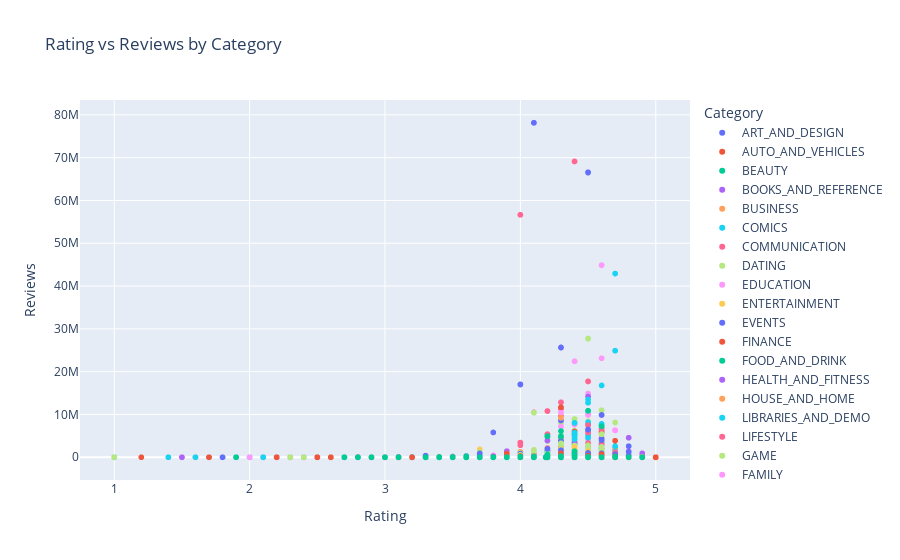

The notebook cell this image was saved under:
### Code cell
px.scatter(df, x='Rating', y='Reviews', color='Category', title='Rating vs Reviews by Category')

### Figure 1 — Plotly figure (JSON) as saved in the notebook; plotly's stock layout.template omitted (floating-point values rounded to 4 significant figures; data arrays with more than 128 entries replaced by an {"elided": "..."} marker saying what was removed)
{"data": [{"hovertemplate": "Category=ART_AND_DESIGN<br>Rating=%{x}<br>Reviews=%{y}<extra></extra>", "legendgroup": "ART_AND_DESIGN", "marker": {"color": "#636efa", "symbol": "circle"}, "mode": "markers", "name": "ART_AND_DESIGN", "showlegend": true, "type": "scattergl", "x": [4.1, 3.9, 4.7, 4.5, 4.3, 4.4, 3.8, 4.1, 4.4, 4.7, 4.4, 4.4, 4.2, 4.6, 4.4, 3.2, 4.7, 4.5, 4.3, 4.6, 4.0, 4.1, 4.7, 4.188, 4.7, 4.8, 4.7, 4.1, 3.9, 4.1, 4.2, 4.1, 4.5, 4.2, 4.7, 3.8, 4.7, 4.1, 4.7, 4.0, 4.2, 4.5, 4.4, 3.8, 4.2, 4.7, 4.6, 4.2, 4.3, 4.8, 4.4, 4.4, 4.7, 4.7, 4.8, 4.7, 3.4, 4.8, 4.0, 4.8, 4.188, 4.2, 4.3, 4.188, 5.0], "xaxis": "x", "y": [159, 967, 87510, 215644, 967, 167, 178, 36815, 13791, 121, 13880, 8788, 44829, 4326, 1518, 55, 3632, 27, 194216, 224399, 450, 654, 7699, 61, 118, 192, 20260, 203, 136, 223, 1120, 227, 5035, 1015, 353, 564, 8145, 36639, 158, 591, 117, 176, 295221, 2206, 26, 174531, 1070, 85, 845, 253, 13, 295237, 5754, 801, 1216, 149, 486, 48, 18, 41, 7, 175, 132, 0, 1], "yaxis": "y"}, {"hovertemplate": "Category=AUTO_AND_VEHICLES<br>Rating=%{x}<br>Reviews=%{y}<extra></extra>", "legendgroup": "AUTO_AND_VEHICLES", "marker": {"color": "#EF553B", "symbol": "circle"}, "mode": "markers", "name": "AUTO_AND_VEHICLES", "showlegend": true, "type": "scattergl", "x": [4.2, 4.0, 3.8, 4.6, 3.9, 4.3, 4.9, 4.4, 4.2, 4.0, 3.9, 4.6, 4.9, 4.3, 4.6, 4.9, 3.9, 4.0, 4.3, 3.9, 4.2, 4.8, 3.6, 4.2, 4.8, 4.8, 4.6, 4.5, 4.3, 4.5, 4.9, 3.9, 4.4, 4.0, 4.3, 3.7, 4.4, 4.3, 3.2, 4.6, 4.6, 4.5, 3.7, 4.6, 4.6, 4.6, 4.0, 4.4, 4.0, 4.9, 4.6, 4.5, 4.0, 4.188, 4.4, 4.188, 4.188, 4.188, 4.3, 4.8, 4.188, 4.5, 4.8, 4.2, 3.5, 4.188, 4.2, 4.0, 2.6, 4.188, 4.2, 4.4, 4.0, 3.5, 4.188, 3.2, 4.188, 3.0, 4.188, 3.1, 2.1, 3.9, 4.6, 4.188, 4.188], "xaxis": "x", "y": [367, 1598, 284, 17057, 129, 542, 10479, 805, 129, 1403, 3971, 534, 7774, 38846, 2431, 6090, 295, 190, 40211, 356, 52530, 116986, 1379, 271920, 736, 7021, 197, 737, 3574, 994, 197136, 142, 15168, 2155, 138, 5414, 21777, 348, 250, 13372, 7880, 3617, 4806, 65786, 31433, 5097, 1754, 2680, 1288, 73, 4140, 189, 1981, 2, 64, 0, 5, 0, 47, 4, 1, 276, 27, 29, 2, 21, 25, 5, 5, 1, 12, 186648, 4, 12, 0, 46, 1, 9, 0, 14, 83, 22, 107, 1, 4], "yaxis": "y"}, {"hovertemplate": "Category=BEAUTY<br>Rating=%{x}<br>Reviews=%{y}<extra></extra>", "legendgroup": "BEAUTY", "marker": {"color": "#00cc96", "symbol": "circle"}, "mode": "markers", "name": "BEAUTY", "showlegend": true, "type": "scattergl", "x": [4.7, 4.9, 4.7, 3.9, 3.9, 4.2, 4.6, 4.3, 4.7, 4.7, 4.8, 4.2, 4.3, 4.5, 4.1, 4.188, 4.2, 4.5, 4.4, 4.0, 4.1, 4.1, 4.4, 4.6, 4.5, 4.188, 3.9, 4.4, 4.188, 4.6, 3.8, 4.188, 4.188, 4.0, 4.3, 4.5, 4.188, 4.1, 3.7, 4.7, 4.2, 3.1, 4.188, 4.0, 4.188, 4.0, 4.188, 4.5, 4.188, 4.188, 4.0, 4.7, 3.9], "xaxis": "x", "y": [18900, 49790, 1150, 1739, 32090, 2225, 4369, 8572, 964, 42050, 104, 17934, 601, 36, 187, 182, 30, 134, 74, 113715, 3595, 9315, 75, 38, 26834, 119, 2277, 2280, 654, 184, 9, 77, 35, 364, 18, 473, 30, 66, 3871, 257, 62, 40, 0, 2, 1, 2, 1, 45452, 0, 8, 1, 900, 4354], "yaxis": "y"}, {"hovertemplate": "Category=BOOKS_AND_REFERENCE<br>Rating=%{x}<br>Reviews=%{y}<extra></extra>", "legendgroup": "BOOKS_AND_REFERENCE", "marker": {"color": "#ab63fa", "symbol": "circle"}, "mode": "markers", "name": "BOOKS_AND_REFERENCE", "showlegend": true, "type": "scattergl", "x": {"elided": "230 float values"}, "xaxis": "x", "y": {"elided": "230 int values"}, "yaxis": "y"}, {"hovertemplate": "Category=BUSINESS<br>Rating=%{x}<br>Reviews=%{y}<extra></extra>", "legendgroup": "BUSINESS", "marker": {"color": "#FFA15A", "symbol": "circle"}, "mode": "markers", "name": "BUSINESS", "showlegend": true, "type": "scattergl", "x": {"elided": "427 float values"}, "xaxis": "x", "y": {"elided": "427 int values"}, "yaxis": "y"}, {"hovertemplate": "Category=COMICS<br>Rating=%{x}<br>Reviews=%{y}<extra></extra>", "legendgroup": "COMICS", "marker": {"color": "#19d3f3", "symbol": "circle"}, "mode": "markers", "name": "COMICS", "showlegend": true, "type": "scattergl", "x": [4.5, 4.6, 4.7, 4.7, 4.8, 3.9, 4.1, 4.4, 4.6, 4.5, 4.7, 4.4, 4.5, 3.9, 3.2, 3.2, 4.1, 4.5, 4.2, 4.2, 3.7, 4.5, 4.6, 4.5, 4.188, 4.7, 4.4, 3.5, 3.3, 4.5, 4.4, 4.2, 5.0, 4.4, 4.7, 4.4, 4.4, 4.6, 4.4, 4.5, 3.7, 2.8, 3.3, 4.1, 3.3, 3.9, 4.0, 4.8, 3.0, 3.2, 3.5, 4.4, 3.8, 4.3, 3.8, 4.2, 4.1, 5.0, 4.188, 3.4], "xaxis": "x", "y": [1013635, 24005, 57106, 2249, 516, 834, 1010, 238970, 302, 438, 73, 39, 144, 2181, 93965, 1446, 12088, 314, 25671, 15194, 22551, 29839, 279, 564387, 1330, 1677, 757, 115, 125, 9952, 18814, 21, 15, 51981, 3596, 1006, 5968, 4895, 2012, 1013944, 705, 5, 126, 690, 1476, 4496, 78, 33783, 28447, 1462, 4205, 190, 7326, 109, 5084, 25673, 45651, 34, 1, 291], "yaxis": "y"}, {"hovertemplate": "Category=COMMUNICATION<br>Rating=%{x}<br>Reviews=%{y}<extra></extra>", "legendgroup": "COMMUNICATION", "marker": {"color": "#FF6692", "symbol": "circle"}, "mode": "markers", "name": "COMMUNICATION", "showlegend": true, "type": "scattergl", "x": {"elided": "366 float values"}, "xaxis": "x", "y": {"elided": "366 int values"}, "yaxis": "y"}, {"hovertemplate": "Category=DATING<br>Rating=%{x}<br>Reviews=%{y}<extra></extra>", "legendgroup": "DATING", "marker": {"color": "#B6E880", "symbol": "circle"}, "mode": "markers", "name": "DATING", "showlegend": true, "type": "scattergl", "x": {"elided": "196 float values"}, "xaxis": "x", "y": {"elided": "196 int values"}, "yaxis": "y"}, {"hovertemplate": "Category=EDUCATION<br>Rating=%{x}<br>Reviews=%{y}<extra></extra>", "legendgroup": "EDUCATION", "marker": {"color": "#FF97FF", "symbol": "circle"}, "mode": "markers", "name": "EDUCATION", "showlegend": true, "type": "scattergl", "x": {"elided": "130 float values"}, "xaxis": "x", "y": {"elided": "130 int values"}, "yaxis": "y"}, {"hovertemplate": "Category=ENTERTAINMENT<br>Rating=%{x}<br>Reviews=%{y}<extra></extra>", "legendgroup": "ENTERTAINMENT", "marker": {"color": "#FECB52", "symbol": "circle"}, "mode": "markers", "name": "ENTERTAINMENT", "showlegend": true, "type": "scattergl", "x": [4.4, 4.0, 4.2, 4.3, 4.5, 3.5, 4.2, 3.1, 4.6, 4.2, 4.3, 4.3, 4.1, 3.8, 3.4, 4.3, 4.4, 4.4, 4.0, 3.7, 3.9, 4.5, 4.4, 4.3, 4.2, 4.2, 4.5, 4.7, 4.5, 4.5, 3.4, 4.2, 4.3, 4.2, 4.6, 4.1, 4.2, 4.2, 4.3, 4.4, 3.9, 4.1, 4.3, 4.6, 3.6, 4.3, 4.3, 4.2, 4.1, 4.1, 4.2, 3.9, 4.2, 3.7, 4.5, 3.7, 3.8, 4.3, 3.0, 4.1, 4.2, 4.1, 3.9, 4.0, 4.4, 4.2, 4.0, 3.9, 4.0, 4.2, 4.0, 4.3, 3.9, 4.4, 4.3, 3.7, 4.0, 4.5, 4.1, 4.5, 3.6, 3.8, 4.0, 3.7, 3.8, 3.7, 4.1, 3.7, 3.9, 4.4, 3.9, 3.9, 4.3, 4.1, 4.0, 3.9, 4.2, 4.3, 4.6, 4.3, 4.6, 4.5, 4.6, 3.9, 4.2, 4.4, 4.2, 4.3, 4.6, 4.3, 4.5], "xaxis": "x", "y": [5456208, 11656, 28948, 296771, 470089, 10939, 98509, 5241, 22508, 10291, 7165362, 4885646, 141980, 6979, 46618, 103078, 17682, 37000, 175528, 1828284, 34923, 684116, 46916, 407698, 702975, 32458, 235496, 11661, 653008, 23063, 87384, 411683, 8918, 501498, 2133296, 29690, 130549, 613059, 1633682, 42050, 2646, 21867, 32732, 243747, 2639, 1511, 44550, 501497, 7813, 1033, 2442, 15254, 155234, 310066, 12216, 388089, 92058, 88185, 493, 33387, 123279, 27424, 60841, 29706, 288150, 14807, 319692, 61201, 22998, 12398, 35928, 64448, 22378, 5456599, 296829, 310095, 319691, 16372, 58028, 736864, 1968, 35279, 35931, 17247, 87723, 18523, 182103, 197774, 8674, 5456708, 58082, 27424, 407719, 115033, 22997, 801, 8968, 303, 732, 1856, 50725, 1575, 6238, 9941, 23666, 67554, 38769, 160164, 3771, 256664, 787177], "yaxis": "y"}, {"hovertemplate": "Category=EVENTS<br>Rating=%{x}<br>Reviews=%{y}<extra></extra>", "legendgroup": "EVENTS", "marker": {"color": "#636efa", "symbol": "circle"}, "mode": "markers", "name": "EVENTS", "showlegend": true, "type": "scattergl", "x": [4.0, 4.0, 4.5, 4.5, 4.0, 4.0, 4.2, 4.4, 4.6, 4.188, 4.6, 4.1, 4.6, 4.4, 4.6, 4.9, 4.5, 4.6, 4.7, 4.3, 4.188, 4.188, 4.2, 4.3, 5.0, 4.4, 5.0, 4.5, 4.188, 4.188, 4.188, 4.5, 4.8, 4.4, 5.0, 4.188, 3.7, 4.188, 4.1, 4.188, 4.8, 4.188, 4.188, 4.6, 4.8, 4.7, 4.0, 2.9, 4.188, 4.1, 4.188, 4.4, 3.8, 4.188, 4.3, 4.188, 5.0, 4.188, 5.0, 5.0, 4.188, 4.188, 4.188, 4.8], "xaxis": "x", "y": [3782, 40113, 7074, 2153, 26089, 20611, 811, 15558, 573, 37, 8232, 3089, 3874, 464, 731, 69, 8800, 99, 30, 456, 6, 4, 3200, 5839, 4, 663, 16, 1065, 3, 13, 46, 1953, 12, 4298, 1, 49, 100, 11, 399, 5, 28, 250, 1, 7, 48, 120, 9, 7, 1, 110, 0, 16, 59, 0, 9, 2, 7, 0, 3, 1, 0, 0, 0, 8], "yaxis": "y"}, {"hovertemplate": "Category=FINANCE<br>Rating=%{x}<br>Reviews=%{y}<extra></extra>", "legendgroup": "FINANCE", "marker": {"color": "#EF553B", "symbol": "circle"}, "mode": "markers", "name": "FINANCE", "showlegend": true, "type": "scattergl", "x": {"elided": "360 float values"}, "xaxis": "x", "y": {"elided": "360 int values"}, "yaxis": "y"}, {"hovertemplate": "Category=FOOD_AND_DRINK<br>Rating=%{x}<br>Reviews=%{y}<extra></extra>", "legendgroup": "FOOD_AND_DRINK", "marker": {"color": "#00cc96", "symbol": "circle"}, "mode": "markers", "name": "FOOD_AND_DRINK", "showlegend": true, "type": "scattergl", "x": [3.6, 4.188, 4.1, 4.6, 4.188, 4.7, 4.7, 4.7, 4.7, 4.1, 3.4, 3.8, 3.7, 4.2, 3.1, 3.5, 4.7, 4.5, 4.2, 4.3, 4.0, 4.5, 4.6, 4.7, 4.1, 4.3, 3.8, 4.4, 4.3, 4.2, 4.3, 3.8, 4.3, 3.7, 4.5, 3.6, 4.8, 3.3, 4.7, 4.6, 4.6, 3.4, 4.6, 4.0, 4.1, 4.5, 4.4, 4.5, 4.0, 4.1, 4.5, 4.6, 4.1, 4.5, 4.6, 4.5, 4.3, 3.6, 4.4, 4.6, 4.1, 4.3, 3.9, 4.1, 4.3, 4.7, 4.6, 4.4, 4.2, 4.5, 4.3, 4.2, 4.5, 4.5, 4.3, 4.0, 4.3, 4.3, 2.9, 1.8, 4.4, 4.188, 3.7, 4.188, 4.188, 1.7, 5.0, 4.188, 4.188, 4.188, 4.188, 4.5, 4.5, 4.7, 4.188, 5.0, 4.8, 3.7, 4.188, 4.188, 4.188, 4.188, 4.188, 3.8, 4.188, 3.3, 3.6, 4.1, 4.6, 4.3, 3.6, 4.5, 3.1, 3.4, 4.2, 3.8, 4.2, 4.2, 4.5, 4.4, 4.0, 4.6, 4.188, 4.188], "xaxis": "x", "y": [145323, 95, 64784, 32997, 82, 2707, 129737, 611136, 6118, 2473, 109784, 3320, 61, 68103, 8412, 10741, 3803, 155944, 10159, 28008, 43614, 455377, 1398, 1032935, 32405, 151080, 22513, 90042, 58316, 8509, 19314, 21314, 30224, 731, 454, 14952, 1250, 1726, 14065, 556, 4925, 6507, 11707, 1077, 46539, 9066, 1962, 22071, 196, 278, 61881, 2129, 1268, 91359, 22015, 131569, 31986, 22875, 17071, 90242, 483960, 511228, 464, 1920, 40116, 51517, 7690, 321134, 3755, 104504, 28009, 333208, 35218, 116403, 37517, 292969, 511420, 27931, 155, 17, 205, 0, 70, 38, 0, 14, 1, 0, 1, 3, 3, 2448, 41, 51543, 0, 2, 18, 3, 3, 0, 0, 1, 0, 1103, 0, 60, 742, 336, 42, 19373, 145646, 5093, 194, 6512, 68270, 21381, 10225, 441, 455496, 467, 848, 438, 95, 0], "yaxis": "y"}, {"hovertemplate": "Category=HEALTH_AND_FITNESS<br>Rating=%{x}<br>Reviews=%{y}<extra></extra>", "legendgroup": "HEALTH_AND_FITNESS", "marker": {"color": "#ab63fa", "symbol": "circle"}, "mode": "markers", "name": "HEALTH_AND_FITNESS", "showlegend": true, "type": "scattergl", "x": {"elided": "306 float values"}, "xaxis": "x", "y": {"elided": "306 int values"}, "yaxis": "y"}, {"hovertemplate": "Category=HOUSE_AND_HOME<br>Rating=%{x}<br>Reviews=%{y}<extra></extra>", "legendgroup": "HOUSE_AND_HOME", "marker": {"color": "#FFA15A", "symbol": "circle"}, "mode": "markers", "name": "HOUSE_AND_HOME", "showlegend": true, "type": "scattergl", "x": [4.5, 4.8, 4.2, 4.5, 4.1, 4.1, 4.0, 4.3, 4.5, 4.188, 4.6, 3.7, 3.7, 4.2, 4.5, 4.3, 3.9, 4.6, 4.3, 4.4, 4.6, 4.5, 3.8, 4.188, 4.4, 4.7, 3.4, 4.3, 4.3, 4.0, 4.0, 3.8, 4.188, 4.3, 3.6, 3.8, 4.5, 4.6, 4.188, 4.5, 4.7, 4.3, 3.7, 4.188, 4.2, 3.4, 3.9, 4.0, 4.0, 4.0, 4.6, 4.0, 4.1, 3.9, 4.4, 4.4, 4.3, 4.2, 4.4, 4.6, 4.1, 4.5, 4.0, 3.4, 4.188, 4.5, 3.8, 3.8, 4.188, 4.188, 4.2, 4.4, 4.1, 2.8, 4.188, 4.188, 4.3, 3.9, 4.188, 4.188], "xaxis": "x", "y": [417907, 3167, 27386, 162243, 65913, 24977, 6000, 37711, 175293, 174, 353799, 2758, 1437, 7573, 8481, 10054, 10117, 39189, 3522, 71419, 36857, 39123, 14653, 12, 23013, 114, 287, 4435, 43800, 4281, 7508, 491, 160, 22584, 4087, 2496, 103305, 2669, 10, 7619, 126, 273, 2248, 10, 809, 3280, 1478, 2382, 4450, 515, 353800, 4465, 2427, 6631, 11200, 6896, 3834, 27387, 71421, 353813, 81, 30, 65914, 1450, 0, 118, 14657, 874, 0, 0, 2543, 137, 1372, 5, 0, 13, 43847, 59660, 2, 0], "yaxis": "y"}, {"hovertemplate": "Category=LIBRARIES_AND_DEMO<br>Rating=%{x}<br>Reviews=%{y}<extra></extra>", "legendgroup": "LIBRARIES_AND_DEMO", "marker": {"color": "#19d3f3", "symbol": "circle"}, "mode": "markers", "name": "LIBRARIES_AND_DEMO", "showlegend": true, "type": "scattergl", "x": [3.9, 4.4, 4.6, 4.188, 4.1, 4.188, 4.188, 3.8, 4.6, 3.5, 4.7, 4.3, 4.5, 4.4, 3.4, 4.3, 4.188, 4.3, 4.6, 4.6, 4.188, 4.2, 4.188, 4.188, 4.6, 4.188, 4.188, 4.4, 3.9, 4.5, 3.8, 4.3, 3.7, 5.0, 3.2, 4.5, 4.7, 4.0, 4.188, 4.1, 3.8, 4.7, 4.5, 4.188, 4.2, 4.188, 4.1, 3.1, 4.3, 4.2, 4.2, 4.1, 4.0, 4.4, 3.9, 4.2, 4.0, 4.0, 4.1, 4.4, 4.0, 3.9, 3.6, 4.188, 4.4, 4.3, 4.1, 3.8, 4.1, 3.7, 3.9, 4.4, 4.188, 4.2, 4.188, 4.188, 4.188, 4.188, 5.0, 4.188, 4.5, 4.2, 4.188, 4.1, 4.3], "xaxis": "x", "y": [2087, 58, 3014, 5, 923, 26, 487, 67007, 539, 126862, 48, 1465, 929, 783, 2907, 434, 54, 411, 237, 2580, 363, 130272, 110, 91, 130, 25, 20, 7396, 58055, 1703, 7750, 6, 12657, 26, 1919, 60170, 831, 8671, 31, 20145, 912, 2639, 399, 102, 3945, 2221, 3781, 1267, 375, 11087, 78, 142, 45, 34, 71, 86, 24, 45, 120, 30, 50, 131, 7, 21, 63, 15, 66, 18, 174, 83, 53, 50, 4, 130287, 3, 1, 0, 0, 15, 16, 23, 23859, 3, 1463, 332083], "yaxis": "y"}, {"hovertemplate": "Category=LIFESTYLE<br>Rating=%{x}<br>Reviews=%{y}<extra></extra>", "legendgroup": "LIFESTYLE", "marker": {"color": "#FF6692", "symbol": "circle"}, "mode": "markers", "name": "LIFESTYLE", "showlegend": true, "type": "scattergl", "x": {"elided": "373 float values"}, "xaxis": "x", "y": {"elided": "373 int values"}, "yaxis": "y"}, {"hovertemplate": "Category=GAME<br>Rating=%{x}<br>Reviews=%{y}<extra></extra>", "legendgroup": "GAME", "marker": {"color": "#B6E880", "symbol": "circle"}, "mode": "markers", "name": "GAME", "showlegend": true, "type": "scattergl", "x": {"elided": "1121 float values"}, "xaxis": "x", "y": {"elided": "1121 int values"}, "yaxis": "y"}, {"hovertemplate": "Category=FAMILY<br>Rating=%{x}<br>Reviews=%{y}<extra></extra>", "legendgroup": "FAMILY", "marker": {"color": "#FF97FF", "symbol": "circle"}, "mode": "markers", "name": "FAMILY", "showlegend": true, "type": "scattergl", "x": {"elided": "1943 float values"}, "xaxis": "x", "y": {"elided": "1943 int values"}, "yaxis": "y"}, {"hovertemplate": "Category=MEDICAL<br>Rating=%{x}<br>Reviews=%{y}<extra></extra>", "legendgroup": "MEDICAL", "marker": {"color": "#FECB52", "symbol": "circle"}, "mode": "markers", "name": "MEDICAL", "showlegend": true, "type": "scattergl", "x": {"elided": "408 float values"}, "xaxis": "x", "y": {"elided": "408 int values"}, "yaxis": "y"}, {"hovertemplate": "Category=SOCIAL<br>Rating=%{x}<br>Reviews=%{y}<extra></extra>", "legendgroup": "SOCIAL", "marker": {"color": "#636efa", "symbol": "circle"}, "mode": "markers", "name": "SOCIAL", "showlegend": true, "type": "scattergl", "x": {"elided": "280 float values"}, "xaxis": "x", "y": {"elided": "280 int values"}, "yaxis": "y"}, {"hovertemplate": "Category=SHOPPING<br>Rating=%{x}<br>Reviews=%{y}<extra></extra>", "legendgroup": "SHOPPING", "marker": {"color": "#EF553B", "symbol": "circle"}, "mode": "markers", "name": "SHOPPING", "showlegend": true, "type": "scattergl", "x": {"elided": "224 float values"}, "xaxis": "x", "y": {"elided": "224 int values"}, "yaxis": "y"}, {"hovertemplate": "Category=PHOTOGRAPHY<br>Rating=%{x}<br>Reviews=%{y}<extra></extra>", "legendgroup": "PHOTOGRAPHY", "marker": {"color": "#00cc96", "symbol": "circle"}, "mode": "markers", "name": "PHOTOGRAPHY", "showlegend": true, "type": "scattergl", "x": {"elided": "322 float values"}, "xaxis": "x", "y": {"elided": "322 int values"}, "yaxis": "y"}, {"hovertemplate": "Category=SPORTS<br>Rating=%{x}<br>Reviews=%{y}<extra></extra>", "legendgroup": "SPORTS", "marker": {"color": "#ab63fa", "symbol": "circle"}, "mode": "markers", "name": "SPORTS", "showlegend": true, "type": "scattergl", "x": {"elided": "351 float values"}, "xaxis": "x", "y": {"elided": "351 int values"}, "yaxis": "y"}, {"hovertemplate": "Category=TRAVEL_AND_LOCAL<br>Rating=%{x}<br>Reviews=%{y}<extra></extra>", "legendgroup": "TRAVEL_AND_LOCAL", "marker": {"color": "#FFA15A", "symbol": "circle"}, "mode": "markers", "name": "TRAVEL_AND_LOCAL", "showlegend": true, "type": "scattergl", "x": {"elided": "237 float values"}, "xaxis": "x", "y": {"elided": "237 int values"}, "yaxis": "y"}, {"hovertemplate": "Category=TOOLS<br>Rating=%{x}<br>Reviews=%{y}<extra></extra>", "legendgroup": "TOOLS", "marker": {"color": "#19d3f3", "symbol": "circle"}, "mode": "markers", "name": "TOOLS", "showlegend": true, "type": "scattergl", "x": {"elided": "843 float values"}, "xaxis": "x", "y": {"elided": "843 int values"}, "yaxis": "y"}, {"hovertemplate": "Category=PERSONALIZATION<br>Rating=%{x}<br>Reviews=%{y}<extra></extra>", "legendgroup": "PERSONALIZATION", "marker": {"color": "#FF6692", "symbol": "circle"}, "mode": "markers", "name": "PERSONALIZATION", "showlegend": true, "type": "scattergl", "x": {"elided": "388 float values"}, "xaxis": "x", "y": {"elided": "388 int values"}, "yaxis": "y"}, {"hovertemplate": "Category=PRODUCTIVITY<br>Rating=%{x}<br>Reviews=%{y}<extra></extra>", "legendgroup": "PRODUCTIVITY", "marker": {"color": "#B6E880", "symbol": "circle"}, "mode": "markers", "name": "PRODUCTIVITY", "showlegend": true, "type": "scattergl", "x": {"elided": "407 float values"}, "xaxis": "x", "y": {"elided": "407 int values"}, "yaxis": "y"}, {"hovertemplate": "Category=PARENTING<br>Rating=%{x}<br>Reviews=%{y}<extra></extra>", "legendgroup": "PARENTING", "marker": {"color": "#FF97FF", "symbol": "circle"}, "mode": "markers", "name": "PARENTING", "showlegend": true, "type": "scattergl", "x": [4.5, 3.9, 4.188, 3.8, 4.188, 4.188, 4.6, 4.7, 4.188, 4.0, 4.188, 4.7, 4.1, 3.7, 4.188, 4.1, 3.7, 4.6, 4.4, 4.6, 4.1, 4.4, 4.7, 4.4, 4.188, 4.8, 4.0, 4.9, 4.188, 4.8, 4.4, 4.7, 4.2, 4.6, 4.6, 4.5, 4.6, 4.1, 3.8, 4.8, 4.8, 4.188, 4.5, 4.0, 4.4, 4.7, 4.188, 3.9, 4.4, 4.4, 4.5, 3.1, 4.2, 4.7, 4.3, 4.7, 3.5, 2.0, 5.0, 4.1], "xaxis": "x", "y": [86, 17941, 76, 3614, 34, 31, 1413, 39, 36, 3789, 67, 107, 559, 4976, 3248, 44, 9293, 62386, 162, 1002, 99, 498, 34336, 9073, 163, 190, 464, 717, 63, 7505, 11501, 69, 2715, 349, 37, 806, 60, 319, 824, 6668, 1940, 34, 1025, 3346, 5343, 247, 970, 3182, 1528, 39, 76795, 103, 20, 8343, 11760, 658087, 159, 23, 1, 27], "yaxis": "y"}, {"hovertemplate": "Category=WEATHER<br>Rating=%{x}<br>Reviews=%{y}<extra></extra>", "legendgroup": "WEATHER", "marker": {"color": "#FECB52", "symbol": "circle"}, "mode": "markers", "name": "WEATHER", "showlegend": true, "type": "scattergl", "x": [4.4, 4.8, 4.4, 4.8, 4.5, 4.7, 4.5, 3.5, 4.4, 4.3, 4.4, 4.2, 4.6, 4.4, 4.4, 3.9, 4.3, 4.5, 4.2, 3.7, 4.2, 3.9, 3.6, 4.5, 4.3, 4.3, 4.2, 4.6, 4.5, 4.5, 4.2, 3.9, 4.8, 3.8, 4.5, 4.5, 4.2, 4.0, 4.2, 4.4, 4.5, 3.8, 4.2, 4.4, 4.5, 4.5, 4.5, 4.188, 4.188, 4.4, 4.0, 4.4, 4.2, 3.3, 4.5, 4.188, 4.4, 4.188, 4.7, 4.6, 4.0, 4.2, 3.7, 3.9, 3.7, 4.7, 4.1, 4.4, 4.4, 4.2, 3.5, 4.2, 4.2, 4.2, 4.2, 3.8, 3.8, 4.188, 4.188, 4.188, 4.4, 3.8], "xaxis": "x", "y": [1558437, 159455, 2053404, 892, 981995, 11118, 178934, 11297, 15370, 18194, 40606, 133338, 36900, 1312037, 4184, 100994, 20008, 13426, 18773, 26941, 7457, 135337, 7623, 1422858, 21404, 2143, 189313, 89868, 309617, 3478, 24349, 22154, 17493, 15966, 2332, 29344, 67772, 634, 18425, 6495, 76593, 11, 29, 2371543, 3005, 25243, 3252, 0, 3, 2052407, 1185, 260137, 19666, 115, 54090, 15, 8433, 15, 20001, 3963, 9307, 189310, 7896, 2962, 631, 14051, 1238, 5482, 279917, 67854, 2000, 8723, 2115, 11510, 6849, 116, 30, 0, 0, 7, 3471, 1195], "yaxis": "y"}, {"hovertemplate": "Category=VIDEO_PLAYERS<br>Rating=%{x}<br>Reviews=%{y}<extra></extra>", "legendgroup": "VIDEO_PLAYERS", "marker": {"color": "#636efa", "symbol": "circle"}, "mode": "markers", "name": "VIDEO_PLAYERS", "showlegend": true, "type": "scattergl", "x": {"elided": "175 float values"}, "xaxis": "x", "y": {"elided": "175 int values"}, "yaxis": "y"}, {"hovertemplate": "Category=NEWS_AND_MAGAZINES<br>Rating=%{x}<br>Reviews=%{y}<extra></extra>", "legendgroup": "NEWS_AND_MAGAZINES", "marker": {"color": "#EF553B", "symbol": "circle"}, "mode": "markers", "name": "NEWS_AND_MAGAZINES", "showlegend": true, "type": "scattergl", "x": {"elided": "264 float values"}, "xaxis": "x", "y": {"elided": "264 int values"}, "yaxis": "y"}, {"hovertemplate": "Category=MAPS_AND_NAVIGATION<br>Rating=%{x}<br>Reviews=%{y}<extra></extra>", "legendgroup": "MAPS_AND_NAVIGATION", "marker": {"color": "#00cc96", "symbol": "circle"}, "mode": "markers", "name": "MAPS_AND_NAVIGATION", "showlegend": true, "type": "scattergl", "x": {"elided": "137 float values"}, "xaxis": "x", "y": {"elided": "137 int values"}, "yaxis": "y"}], "layout": {"legend": {"title": {"text": "Category"}, "tracegroupgap": 0}, "title": {"text": "Rating vs Reviews by Category"}, "xaxis": {"anchor": "y", "domain": [0, 1], "title": {"text": "Rating"}}, "yaxis": {"anchor": "x", "domain": [0, 1], "title": {"text": "Reviews"}}}}
